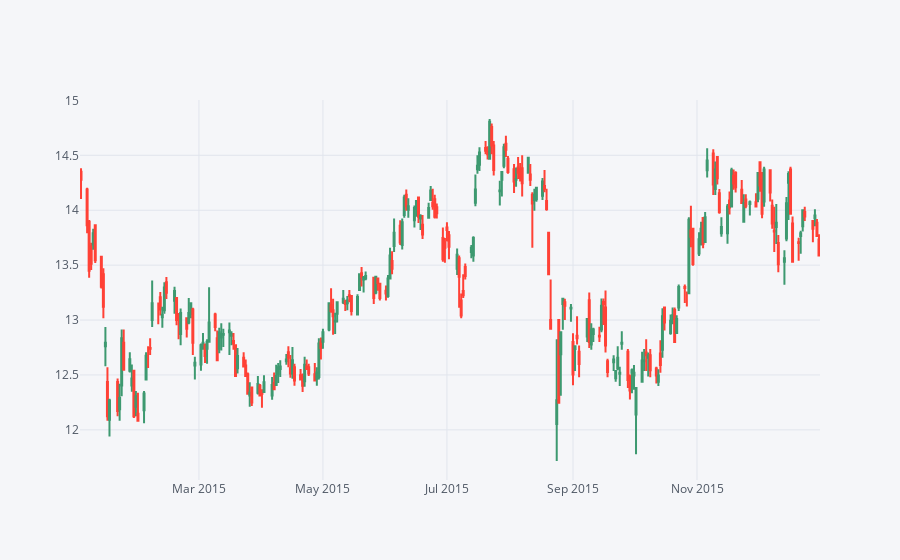

The cell this chart's notebook holds for it:
### Markdown cell above
** Use .iplot(kind='candle) to create a candle plot of Bank of America's stock from Jan 1st 2015 to Jan 1st 2016.**

### Code cell
bac15 = BAC[['Open', 'High', 'Low', 'Close']].loc['2015-01-01':'2016-01-01']
bac15.iplot(kind='candle')

### Figure 1 — Plotly figure (JSON) as saved in the notebook; plotly's stock layout.template omitted (floating-point values rounded to 4 significant figures; data arrays with more than 128 entries replaced by an {"elided": "..."} marker saying what was removed)
{"data": [{"close": {"elided": "252 float values"}, "high": {"elided": "252 float values"}, "low": {"elided": "252 float values"}, "open": {"elided": "252 float values"}, "showlegend": false, "type": "candlestick", "x": {"elided": "252 str values"}, "yaxis": "y2"}], "layout": {"legend": {"bgcolor": "#F5F6F9", "font": {"color": "#4D5663"}}, "paper_bgcolor": "#F5F6F9", "plot_bgcolor": "#F5F6F9", "title": {"font": {"color": "#4D5663"}}, "xaxis": {"gridcolor": "#E1E5ED", "rangeslider": {"visible": false}, "showgrid": true, "tickfont": {"color": "#4D5663"}, "title": {"font": {"color": "#4D5663"}, "text": ""}, "zerolinecolor": "#E1E5ED"}, "yaxis": {"gridcolor": "#E1E5ED", "showgrid": true, "showticklabels": false, "tickfont": {"color": "#4D5663"}, "title": {"font": {"color": "#4D5663"}, "text": ""}, "zerolinecolor": "#E1E5ED"}, "yaxis2": {"gridcolor": "#E1E5ED", "showgrid": true, "tickfont": {"color": "#4D5663"}, "title": {"font": {"color": "#4D5663"}, "text": ""}, "zerolinecolor": "#E1E5ED"}}}
